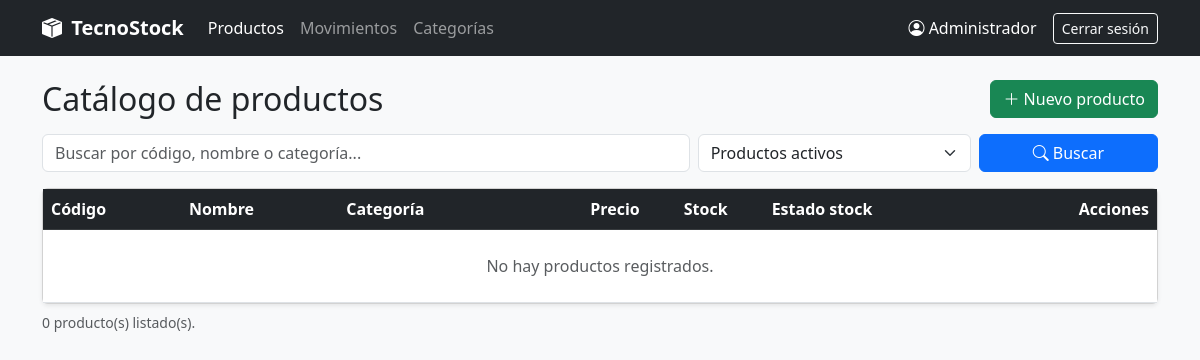
Before: /index.php (signed in) with the older database file.
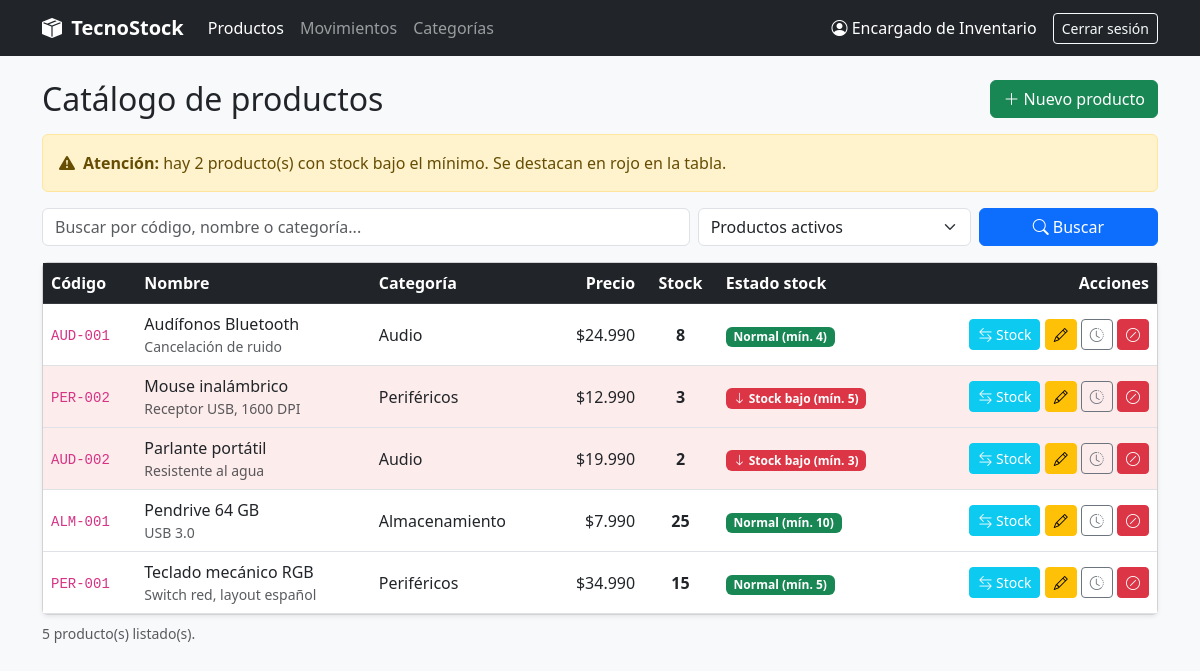
After: the same page with the newer database file.
### tables this page shows
CREATE TABLE producto (
    id_producto  INT AUTO_INCREMENT PRIMARY KEY,
    codigo       VARCHAR(50)   NOT NULL,
    nombre       VARCHAR(150)  NOT NULL,
    descripcion  TEXT,
    precio       DECIMAL(10,2) NOT NULL DEFAULT 0,
    stock_actual INT           NOT NULL DEFAULT 0,
    stock_minimo INT           NOT NULL DEFAULT 0,
    estado       TINYINT(1)    NOT NULL DEFAULT 1 COMMENT '0 = desactivado (no se elimina físicamente)',
    id_categoria INT           NOT NULL,
    CONSTRAINT uq_producto_codigo   UNIQUE (codigo),                  
    CONSTRAINT chk_producto_precio  CHECK (precio >= 0),              
    CONSTRAINT chk_producto_stock   CHECK (stock_actual >= 0),        
    CONSTRAINT chk_producto_minimo  CHECK (stock_minimo >= 0),
    CONSTRAINT chk_producto_estado  CHECK (estado IN (0, 1)),
    CONSTRAINT fk_producto_categoria FOREIGN KEY (id_categoria)
        REFERENCES categoria (id_categoria)
        ON UPDATE CASCADE ON DELETE RESTRICT
);

CREATE TABLE categoria (
    id_categoria INT AUTO_INCREMENT PRIMARY KEY,
    nombre       VARCHAR(100) NOT NULL,
    descripcion  TEXT,
    estado       TINYINT(1)   NOT NULL DEFAULT 1,
    CONSTRAINT uq_categoria_nombre UNIQUE (nombre),
    CONSTRAINT chk_categoria_estado CHECK (estado IN (0, 1))
);

### includes/funciones.php (called while the page is built, shortened)
<?php
function e($valor): string
{
    return htmlspecialchars((string) ($valor ?? ''), ENT_QUOTES, 'UTF-8');
}
function pesos($valor): string
{
    return '$' . number_format((float) $valor, 0, ',', '.');
}
function stock_bajo(array $producto): bool
{
    return (int) $producto['stock_actual'] < (int) $producto['stock_minimo'];
}

### index.php (the view, shortened to what this page needs)
<?php
require_once __DIR__ . '/includes/funciones.php';
$buscar = trim($_GET['buscar'] ?? '');
$ver    = ($_GET['ver'] ?? 'activos') === 'inactivos' ? 'inactivos' : 'activos';
$sql = "SELECT p.*, c.nombre AS categoria_nombre
        FROM producto p
        INNER JOIN categoria c ON p.id_categoria = c.id_categoria
        WHERE p.estado = ?";
$parametros = [$ver === 'activos' ? 1 : 0];
$sql .= " ORDER BY p.nombre ASC";
$stmt = $pdo->prepare($sql);
$stmt->execute($parametros);
$productos = $stmt->fetchAll();
$total_bajo = (int) $pdo->query(
    "SELECT COUNT(*) FROM producto WHERE estado = 1 AND stock_actual < stock_minimo"
)->fetchColumn();
$activa = 'productos';
require __DIR__ . '/includes/header.php';
?>
<div class="d-flex flex-wrap justify-content-between align-items-center gap-2 mb-3">
    <h2 class="mb-0">Catálogo de productos</h2>
    <a href="producto_formulario.php" class="btn btn-success"><i class="bi bi-plus-lg"></i> Nuevo producto</a>
</div>
<?php if ($total_bajo > 0): ?>
    <div class="alert alert-warning d-flex align-items-center">
        <i class="bi bi-exclamation-triangle-fill me-2"></i>
        <div>
            <strong>Atención:</strong> hay <?= $total_bajo ?> producto(s) con stock bajo el mínimo.
            Se destacan en rojo en la tabla.
        </div>
    </div>
<?php endif; ?>
<form method="GET" class="row g-2 mb-3">
    <div class="col-md-7">
        <input type="text" name="buscar" class="form-control" maxlength="100"
               placeholder="Buscar por código, nombre o categoría..." value="<?= e($buscar) ?>">
    </div>
    <div class="col-md-3">
        <select name="ver" class="form-select">
            <option value="activos" <?= $ver === 'activos' ? 'selected' : '' ?>>Productos activos</option>
        </select>
    </div>
    <div class="col-md-2 d-flex gap-2">
        <button type="submit" class="btn btn-primary w-100"><i class="bi bi-search"></i> Buscar</button>
    </div>
</form>
<div class="card shadow-sm">
    <div class="card-body p-0 table-responsive">
        <table class="table table-hover mb-0">
            <thead class="table-dark">
            <tr>
                <th>Código</th>
                <th>Nombre</th>
                <th>Categoría</th>
                <th class="text-end">Precio</th>
                <th class="text-center">Stock</th>
                <th>Estado stock</th>
                <th class="text-end">Acciones</th>
            </tr>
            </thead>
            <tbody>
            <?php if (count($productos) === 0): ?>
                <tr>
                    <td colspan="7" class="text-center py-4 text-muted">
                        <?= $buscar !== '' ? 'No hay productos que coincidan con la búsqueda.' : 'No hay productos registrados.' ?>
                    </td>
                </tr>
            <?php endif; ?>
            <?php foreach ($productos as $p): ?>
                <?php $bajo = stock_bajo($p); ?>
                <tr class="<?= $bajo && $ver === 'activos' ? 'fila-stock-bajo' : '' ?>">
                    <td><code><?= e($p['codigo']) ?></code></td>
                    <td>
                        <?= e($p['nombre']) ?>
                        <?php if ($p['descripcion']): ?>
                            <div class="small text-muted"><?= e($p['descripcion']) ?></div>
                        <?php endif; ?>
                    </td>
                    <td><?= e($p['categoria_nombre']) ?></td>
                    <td class="text-end"><?= pesos($p['precio']) ?></td>
                    <td class="text-center"><strong><?= (int) $p['stock_actual'] ?></strong></td>
                    <td>
                        <?php if ($bajo): ?>
                            <span class="badge bg-danger"><i class="bi bi-arrow-down"></i> Stock bajo (mín. <?= (int) $p['stock_minimo'] ?>)</span>
                        <?php else: ?>
                            <span class="badge bg-success">Normal (mín. <?= (int) $p['stock_minimo'] ?>)</span>
                        <?php endif; ?>
                    </td>
                    <td class="text-end acciones">
                        <?php if ($ver === 'activos'): ?>
                            <a href="movimiento_formulario.php?id=<?= (int) $p['id_producto'] ?>" class="btn btn-sm btn-info text-white" title="Registrar entrada o salida">
                                <i class="bi bi-arrow-left-right"></i> Stock
                            </a>
                            <a href="producto_formulario.php?id=<?= (int) $p['id_producto'] ?>" class="btn btn-sm btn-warning" title="Editar">
                                <i class="bi bi-pencil"></i>
                            </a>
                            <a href="movimientos.php?id=<?= (int) $p['id_producto'] ?>" class="btn btn-sm btn-outline-secondary" title="Ver historial">
                                <i class="bi bi-clock-history"></i>
                            </a>
                            <form method="POST" action="producto_estado.php" class="d-inline"
                                  data-confirmar="¿Desactivar «<?= e($p['nombre']) ?>»? Dejará de aparecer en el catálogo, pero se conserva su historial.">
                                <button type="submit" class="btn btn-sm btn-danger" title="Desactivar"><i class="bi bi-slash-circle"></i></button>
                            </form>
                        <?php endif; ?>
                    </td>
                </tr>
            <?php endforeach; ?>
            </tbody>
        </table>
    </div>
</div>
<p class="small text-muted mt-2"><?= count($productos) ?> producto(s) listado(s).</p>
<?php require __DIR__ . '/includes/footer.php'; ?>

### includes/header.php (shortened to what this page needs)
<?php
$activa = $activa ?? '';
?>
<!DOCTYPE html>
<html lang="es">
<head>
    <link href="https://cdn.jsdelivr.net/npm/bootstrap@5.3.0/dist/css/bootstrap.min.css" rel="stylesheet">
    <link href="https://cdn.jsdelivr.net/npm/bootstrap-icons@1.10.5/font/bootstrap-icons.css" rel="stylesheet">
    <link href="assets/css/estilos.css" rel="stylesheet">
</head>
<body class="bg-light">
<nav class="navbar navbar-expand-lg navbar-dark bg-dark mb-4">
    <div class="container">
        <a class="navbar-brand fw-bold" href="index.php"><i class="bi bi-box-seam-fill me-1"></i> TecnoStock</a>
        <div class="collapse navbar-collapse" id="menu">
            <ul class="navbar-nav me-auto">
                <li class="nav-item">
                    <a class="nav-link <?= $activa === 'productos' ? 'active' : '' ?>" href="index.php">Productos</a>
                </li>
                <li class="nav-item">
                    <a class="nav-link <?= $activa === 'movimientos' ? 'active' : '' ?>" href="movimientos.php">Movimientos</a>
                </li>
                <li class="nav-item">
                    <a class="nav-link <?= $activa === 'categorias' ? 'active' : '' ?>" href="categorias.php">Categorías</a>
                </li>
            </ul>
            <div class="d-flex align-items-center text-white">
                <span class="me-3"><i class="bi bi-person-circle"></i> <?= e($_SESSION['usuario_nombre'] ?? '') ?></span>
                <a href="logout.php" class="btn btn-outline-light btn-sm">Cerrar sesión</a>
            </div>
        </div>
    </div>
</nav>
<main class="container pb-5">

### includes/footer.php (shortened to what this page needs)
</main>
</body>
</html>

### assets/css/estilos.css (style rules this page uses)
.table td, .table th { vertical-align: middle; }
.fila-stock-bajo > td { background-color: #fdecec !important; }
.acciones { white-space: nowrap; }

Changed rows visible on the page:
added producto: codigo "AUD-001", nombre "Audífonos Bluetooth", descripcion "Cancelación de ruido", id_categoria.nombre "Audio", precio "$24.990", stock_actual "8", stock_minimo "4"
added producto: codigo "PER-002", nombre "Mouse inalámbrico", descripcion "Receptor USB, 1600 DPI", id_categoria.nombre "Periféricos", precio "$12.990", stock_actual "3", stock_minimo "5"
added producto: codigo "AUD-002", nombre "Parlante portátil", descripcion "Resistente al agua", id_categoria.nombre "Audio", precio "$19.990", stock_actual "2", stock_minimo "3"
added producto: codigo "ALM-001", nombre "Pendrive 64 GB", descripcion "USB 3.0", id_categoria.nombre "Almacenamiento", precio "$7.990", stock_actual "25", stock_minimo "10"
added producto: codigo "PER-001", nombre "Teclado mecánico RGB", descripcion "Switch red, layout español", id_categoria.nombre "Periféricos", precio "$34.990", stock_actual "15", stock_minimo "5"
Other visible differences:
$_SESSION['usuario_nombre']: "Administrador" → "Encargado de Inventario"
$total_bajo: (not shown) → "2"
count($productos): "0" → "5"
text no longer shown: "No hay productos registrados."
text now shown: "Atención: hay producto(s) con stock bajo el mínimo. Se destacan en rojo en la tabla."
